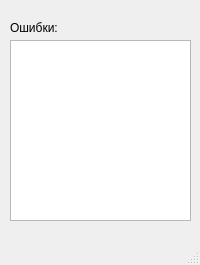
<?xml version="1.0" encoding="UTF-8"?>
<ui version="4.0">
 <class>MainWindow</class>
 <widget class="QMainWindow" name="MainWindow">
  <property name="geometry">
   <rect>
    <x>0</x>
    <y>0</y>
    <width>200</width>
    <height>265</height>
   </rect>
  </property>
  <property name="windowTitle">
   <string>Ошибки</string>
  </property>
  <widget class="QWidget" name="centralwidget">
   <widget class="QListWidget" name="listWidget">
    <property name="geometry">
     <rect>
      <x>10</x>
      <y>40</y>
      <width>181</width>
      <height>181</height>
     </rect>
    </property>
   </widget>
   <widget class="QLabel" name="label">
    <property name="geometry">
     <rect>
      <x>10</x>
      <y>20</y>
      <width>51</width>
      <height>16</height>
     </rect>
    </property>
    <property name="text">
     <string>Ошибки:</string>
    </property>
   </widget>
  </widget>
  <widget class="QMenuBar" name="menubar">
   <property name="geometry">
    <rect>
     <x>0</x>
     <y>0</y>
     <width>200</width>
     <height>21</height>
    </rect>
   </property>
  </widget>
  <widget class="QStatusBar" name="statusbar"/>
 </widget>
 <resources/>
 <connections/>
</ui>
